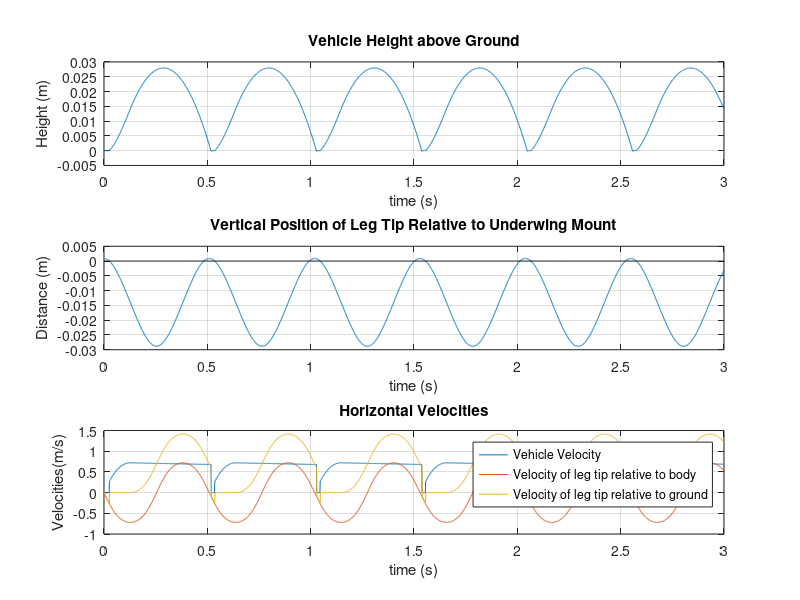
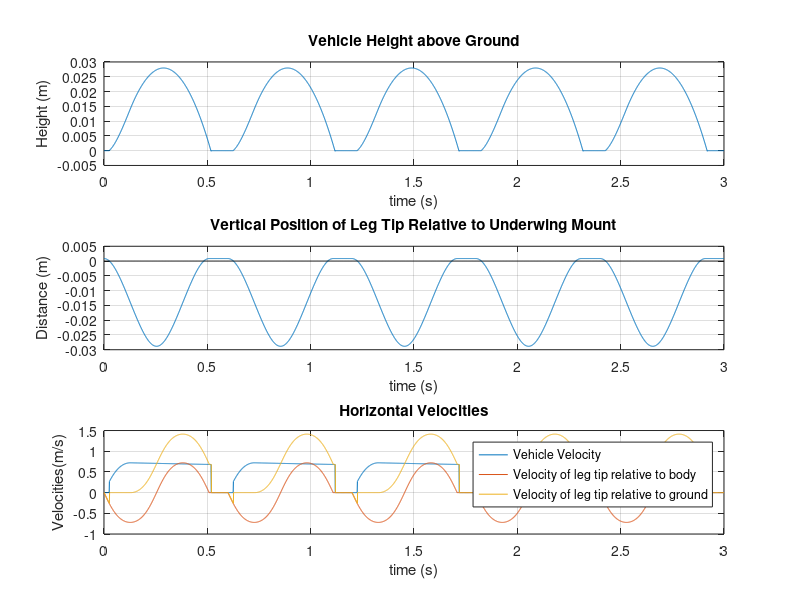
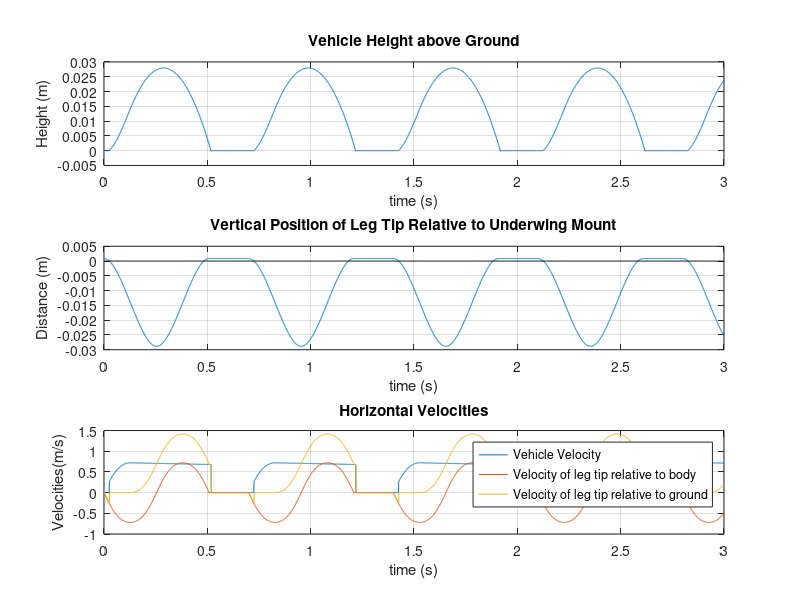
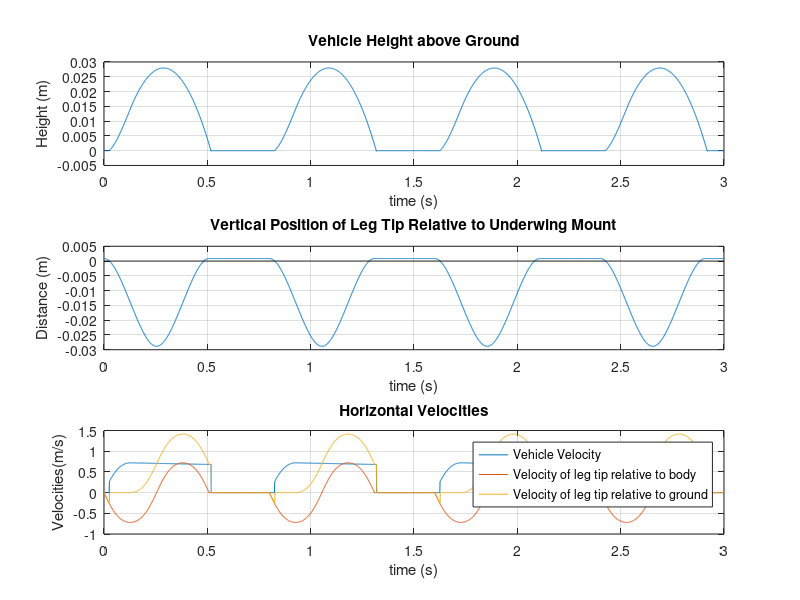

MATLAB code to generate these figures, in order:
%Skate modeling script
clc;clear;close all;
load SWliftdragdata.mat
load relativetipmotion.mat

%assumptions
%no friction force from tail during glide phase
%y reference starts at height of mount at rest. all references from
%assume constant angle of attack for now
%assume no vertical drag
%assume launch speed of vehicle = max speed of tip of leg
%only forces during launch are from leg
averagespeedsave=[];
d=.5:.1:1.2;
for ii=1:length(d)
%skate constant values
gravity=-9.81;                                  %acceleration due to gravity (m/s^2)
dwater=1000;                                    %Density of water (kg/m^3)
vehvoleng=632.88;                               %displacement of the vehicle (in^3)
vehvolmet=vehvoleng*1.6387*10^-5;               %displacement of vehicle(m^3)
buoyforce=-vehvolmet*dwater*gravity;            %buoyant force on vehicle
vehiclemass=10.36;                              %total mass of vehicle in kg
additionalmass=1.53-.34;                        %additional ballast (kg)
totalmass=vehiclemass+additionalmass;
gravforce=totalmass*gravity;
dragcoeff=1.72;                                 %calculated from SW flow sim
crossarea=.02135;                               %cross sectional area of bottom of vehicle

%assuming constant angle of attack
AoA=1;  %angle of attack
Fl1=interp1(SWdatastruct.AoA.data,SWdatastruct.lift.data,AoA,'linear','extrap'); %lift force at one BL/s at current AoA
Fd1=interp1(SWdatastruct.AoA.data,SWdatastruct.drag.data,AoA,'linear','extrap'); %drag force at one BL/s at current AoA
V1=.7112*cosd(AoA); %horizontal velocity of flow test (m/s)

%more constants
MS=200000;                          %motor speed (cnts/s)
waitperiod=d(ii);                      %period of waiting between strokes
revcnt=101750;                      %1 revolution in cnts
omega=2*pi*MS/revcnt;               %motor speed in rad/s
R2=.0254;                           %radius of center of exterior wheel to connection, 1inch in m
B=0.04572;                          %length from lower leg mount to joint (1.8in in m)
C=0.10795;                          %length from lower leg mount to tip of foot (4.25in in m)
T=2*pi/omega;                       %period of leg
alphaleg=12.5+AoA;                  %angle of leg plane(degrees)
legangletravel=1.1781;              %total travel length of leg in radians
tiptravel=legangletravel*C;
tiptravelx=tiptravel*cosd(alphaleg);
tiptravely=tiptravel*sind(alphaleg);

%% simulation
dt=.001;                            %time step
time=0:dt:3;                        %time vector (s)

%initial conditions
i=0;
x=0;
y=0;
Vx=0;
Vy=0;
Ax=0;
Ay=0;
Vtipx=0;
Vtipy=0;
theta=-33.749*pi/180;
thetadot=0;
thetadoubledot=0;
Vxrelative=Vx+Vtipx;
phase=0;

%initialize save variables
xsave=[x];
ysave=[y];
Vxsave=[Vx];
Vysave=[Vy];
Axsave=[Ax];
Aysave=[Ay];
Vtipxsave=[Vtipx];
Vtipysave=[Vtipy];
Vxrelativesave=[Vxrelative];
thetasave=[theta];
thetadotsave=[thetadot];
thetadoubledotsave=[thetadoubledot];
phasesave=[phase];
Tipysave=[];

%maxtipy=.0373;

strokestart=0;
strokeindex=1;

while i<length(time)
    i=i+1;
    t=time(i);
    if strokeindex==1;
        
        %velocity of tip relative to ground
        Vxrelative= Vx+Vtipx;
        Vyrelative= Vy+Vtipy;
        
        %to start the leg forward with zero speed at time t=0
        phaseshift=pi/2;
        
        %angle of leg about lower leg mount
        theta=asin(R2/B*sin(omega*(t-strokestart)+phaseshift));
        
        %rotational speed of leg
        thetadot=(R2*omega*cos(omega*(t-strokestart)+phaseshift))./(B*sqrt(1-(R2/B)^2*sin(omega*(t-strokestart)+phaseshift).^2));
        
        %radial accleration
        thetadoubledot=(R2^3*omega^2*sin(omega*(t-strokestart)+phaseshift)*cos(omega*(t-strokestart)+phaseshift)^2)/...
            (B^3*(1-(R2^2*(sin(omega*(t-strokestart)+phaseshift))^2/B^2))^(3/2))-(R2*omega^2*sin(omega*(t-strokestart)+phaseshift))/...
            (B*sqrt(1-(R2^2*(sin(omega*(t-strokestart)+phaseshift))^2)/B^2));
        
        %velocity of the tip of the leg relative to the body
        Vtip=thetadot*C;
        Vtipx=cosd(alphaleg)*Vtip;                              %x component of tip velocity
        Vtipy=sind(alphaleg)*Vtip;                              %y component of tip velocity
        
        %position of leg in y direction
        Tipy=sind(alphaleg)*((theta)*C)-0.014;
        %----------------------------------------
        %note:linear approximation of motion of leg. could be improved by using
        %exact motion calculations or interpolating from data set of tip
        %profile
        %-----------------------------
        
        
        if y<=(-Tipy) && Vxrelative<=0 && thetadoubledot<0 && y>=0
            Vx=-Vtipx;
            Vy=-Vtipy;
            Ax=cosd(alphaleg)*(C*thetadoubledot);
            Ay=sind(alphaleg)*(C*thetadoubledot);
            x=x+Vx*dt;
            y=y+Vy*dt;
            phase=1;
            
        elseif y>0
            % Skate is gliding%%%%%%%%%%%%%%%%%%
            % forces
            liftforce= Vx^2*Fl1/V1^2;  %lift force at current speed
            vertFd=0;                  %vertical drag force. assumed to be zero
            horizFd=-Vx^2*Fd1/V1^2;
            Faddedmass=Ay
            
            
            %accelerations
            Ax=(horizFd/totalmass);                              %horizontal acceleration
            Ay=(buoyforce+gravforce+vertFd+liftforce)/totalmass; %vertical acceleration
            
            %update variables
            Vx=Vx+Ax*dt;
            Vy=Vy+Ay*dt;
            x=x+Vx*dt;
            y=y+Vy*dt;
            phase=2;
        else
            phase=0;
            y=0;
            Vx=0;
            Vy=0;
        end
        
        %save variables
        xsave=[xsave,x];
        ysave=[ysave,y];
        Vxsave=[Vxsave,Vx];
        Vysave=[Vysave,Vy];
        Axsave=[Axsave,Ax];
        Aysave=[Aysave,Ay];
        Vtipxsave=[Vtipxsave,Vtipx];
        Vtipysave=[Vtipysave,Vtipy];
        Vxrelativesave=[Vxrelativesave,Vxrelative];
        thetasave=[thetasave,theta];
        thetadotsave=[thetadotsave,thetadot];
        thetadoubledotsave=[thetadoubledotsave,thetadoubledot];
        phasesave=[phasesave,phase];
        Tipysave=[Tipysave,Tipy];
        
        if (t-strokestart)>=T
            strokeindex=0;
        end
    else
        Vxrelative= Vx+Vtipx;
        Vyrelative= Vy+Vtipy;
        if y>0
            % Skate is gliding%%%%%%%%%%%%%%%%%%
            % forces
            liftforce= Vx^2*Fl1/V1^2;  %lift force at current speed
            vertFd=0;                  %vertical drag force. assumed to be zero
            horizFd=-Vx^2*Fd1/V1^2;
            
            %accelerations
            Ax=(horizFd/totalmass);                              %horizontal acceleration
            Ay=(buoyforce+gravforce+vertFd+liftforce)/totalmass; %vertical acceleration
            
            %update variables
            Vx=Vx+Ax*dt;
            Vy=Vy+Ay*dt;
            x=x+Vx*dt;
            y=y+Vy*dt;
            phase=2;
        else
            phase=0;
            y=0;
            Vx=0;
            Vy=0;
        end
        
        %radial velocity
        thetadot=0;
        %radial accleration
        thetadoubledot=0;        
        %Tip velocities
        Vtip=thetadot*C;
        Vtipx=cosd(alphaleg)*Vtip;                              %x component of tip velocity
        Vtipy=sind(alphaleg)*Vtip;                              %y component of tip velocity
        
        
        %save variables
        xsave=[xsave,x];
        ysave=[ysave,y];
        Vxsave=[Vxsave,Vx];
        Vysave=[Vysave,Vy];
        Axsave=[Axsave,Ax];
        Aysave=[Aysave,Ay];
        Vtipxsave=[Vtipxsave,Vtipx];
        Vtipysave=[Vtipysave,Vtipy];
        Vxrelativesave=[Vxrelativesave,Vxrelative];
        thetasave=[thetasave,theta];
        thetadotsave=[thetadotsave,thetadot];
        thetadoubledotsave=[thetadoubledotsave,thetadoubledot];
        phasesave=[phasesave,phase];
        Tipysave=[Tipysave,Tipy];
        
        %trigger switch if necessary
        if (t-strokestart)>=waitperiod
            strokeindex=1;
            strokestart=t;
        end 
    end
end


xtravel=xsave(end);
averagespeed=xtravel/time(end)
xsaveeng=39.37*xsave;
ysaveeng=39.37*ysave;
averagespeedsave=[averagespeedsave,averagespeed];
figure
suba=3;
subplot(suba,1,1)
plot(time,ysave(2:end))
hold on
tipreach=-min(Tipysave);
% plot(time,tipreach,'k--')

title('Vehicle Height above Ground')
xlabel('time (s)')
ylabel('Height (m)')
grid on


subplot(suba,1,2)
% plot(time,Vysave(2:end))
% title('Vertical velocities')
% ylabel('Velocity (m)')
plot(time,Tipysave)
hold on
plot(time,zeros(size(time)),'k');
xlabel('time (s)')
ylabel('Distance (m)')
title('Vertical Position of Leg Tip Relative to Underwing Mount');
grid on

subplot(suba,1,3)
plot(time,Vxsave(2:end),time,Vtipxsave(2:end),'-',time,Vxrelativesave(2:end),'markersize',.5)
title('Horizontal Velocities')
hold on
xlabel('time (s)')
ylabel('Velocities(m/s)')
legend('Vehicle Velocity','Velocity of leg tip relative to body','Velocity of leg tip relative to ground')
grid on
end

dx=0.46355;     %distance from nose to leg mount
recordedtimes=[2+18/30,2+24/30,2+8/30,1+29/30,2+5/30,2+25/30,2+16/30,2+23/30];
recordedspeeds=dx./recordedtimes;

figure
plot(d,averagespeedsave,d,recordedspeeds)
legend('modeled','experimental')
% %% Plots
% suba=3;
% subplot(suba,1,1)
% plot(time,ysave(2:end))
% hold on
% tipreach=-min(Tipysave);
% % plot(time,tipreach,'k--')
% 
% title('Vehicle Height above Ground')
% xlabel('time (s)')
% ylabel('Height (m)')
% grid on
% 
% 
% subplot(suba,1,2)
% % plot(time,Vysave(2:end))
% % title('Vertical velocities')
% % ylabel('Velocity (m)')
% plot(time,Tipysave)
% hold on
% plot(time,zeros(size(time)),'k');
% xlabel('time (s)')
% ylabel('Distance (m)')
% title('Vertical Position of Leg Tip Relative to Underwing Mount');
% grid on
% 
% subplot(suba,1,3)
% plot(time,Vxsave(2:end),time,Vtipxsave(2:end),'-',time,Vxrelativesave(2:end),'markersize',.5)
% title('Horizontal Velocities')
% hold on
% xlabel('time (s)')
% ylabel('Velocities(m/s)')
% legend('Vehicle Velocity','Velocity of leg tip relative to body','Velocity of leg tip relative to ground')
% grid on
% 
% % subplot(suba,1,4)
% % title('1=launch phase, 2=glide phase')
% % plot(time,phasesave(2:end))
% 
% % figure
% % subplot(2,1,1)
% % title('Accelerations')
% % plot(time,Aysave(2:end))
% % xlabel('time (s)')
% % ylabel('acceleration (m/s^2)')
% % legend('Y direction')
% %
% % subplot(2,1,2)
% % title('thetas')
% % plot(time,thetasave(2:end),time,thetadotsave(2:end),time,thetadoubledotsave(2:end))
% % hold on
% % plot(time,zeros(size(time)),'k')
% % xlabel('time')
% % ylabel('rad or rad/s')
% % legend('theta','thetadot','thetadoubledot')
% %
% figure
% plot(xsave,ysave)
% xlabel('x (m)')
% ylabel('y (m)')
% title('Vehicle Position')
% axis equal
% 
% figure
% subplot(2,1,1)
% plot(time,Tipysave/max(abs(Tipysave)),'k')
% hold on
% plot(time,thetadotsave(2:end)/max(thetadotsave),'g')
% plot(time,thetadoubledotsave(2:end)/max(thetadoubledotsave),'r')
% plot(time,zeros(size(time)))
% legend('Vertical location of Tip','thetadot','thetadoubledot')
% xlabel('time (s)')
% ylabel('Scaled Units')
% title('Launch Conditions')
% grid on
% 
% subplot(2,1,2)
% plot(time,Vxsave(2:end),time,Vtipxsave(2:end),'-',time,Vxrelativesave(2:end),'markersize',.5)
% title('Horizontal Velocities')
% hold on
% xlabel('time (s)')
% ylabel('Velocities(m/s)')
% legend('Vehicle Velocity','Velocity of leg tip relative to body','Velocity of leg tip relative to ground')
% grid on